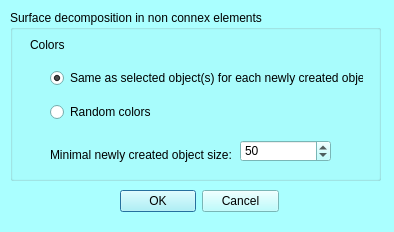
<?xml version="1.0" encoding="UTF-8"?>
<ui version="4.0">
 <class>mqDecomposeDialog</class>
 <widget class="QDialog" name="mqDecomposeDialog">
  <property name="geometry">
   <rect>
    <x>0</x>
    <y>0</y>
    <width>394</width>
    <height>232</height>
   </rect>
  </property>
  <property name="palette">
   <palette>
    <active>
     <colorrole role="WindowText">
      <brush brushstyle="SolidPattern">
       <color alpha="255">
        <red>0</red>
        <green>0</green>
        <blue>0</blue>
       </color>
      </brush>
     </colorrole>
     <colorrole role="Button">
      <brush brushstyle="SolidPattern">
       <color alpha="255">
        <red>170</red>
        <green>255</green>
        <blue>255</blue>
       </color>
      </brush>
     </colorrole>
     <colorrole role="Light">
      <brush brushstyle="SolidPattern">
       <color alpha="255">
        <red>255</red>
        <green>255</green>
        <blue>255</blue>
       </color>
      </brush>
     </colorrole>
     <colorrole role="Midlight">
      <brush brushstyle="SolidPattern">
       <color alpha="255">
        <red>212</red>
        <green>255</green>
        <blue>255</blue>
       </color>
      </brush>
     </colorrole>
     <colorrole role="Dark">
      <brush brushstyle="SolidPattern">
       <color alpha="255">
        <red>85</red>
        <green>127</green>
        <blue>127</blue>
       </color>
      </brush>
     </colorrole>
     <colorrole role="Mid">
      <brush brushstyle="SolidPattern">
       <color alpha="255">
        <red>113</red>
        <green>170</green>
        <blue>170</blue>
       </color>
      </brush>
     </colorrole>
     <colorrole role="Text">
      <brush brushstyle="SolidPattern">
       <color alpha="255">
        <red>0</red>
        <green>0</green>
        <blue>0</blue>
       </color>
      </brush>
     </colorrole>
     <colorrole role="BrightText">
      <brush brushstyle="SolidPattern">
       <color alpha="255">
        <red>255</red>
        <green>255</green>
        <blue>255</blue>
       </color>
      </brush>
     </colorrole>
     <colorrole role="ButtonText">
      <brush brushstyle="SolidPattern">
       <color alpha="255">
        <red>0</red>
        <green>0</green>
        <blue>0</blue>
       </color>
      </brush>
     </colorrole>
     <colorrole role="Base">
      <brush brushstyle="SolidPattern">
       <color alpha="255">
        <red>255</red>
        <green>255</green>
        <blue>255</blue>
       </color>
      </brush>
     </colorrole>
     <colorrole role="Window">
      <brush brushstyle="SolidPattern">
       <color alpha="255">
        <red>170</red>
        <green>255</green>
        <blue>255</blue>
       </color>
      </brush>
     </colorrole>
     <colorrole role="Shadow">
      <brush brushstyle="SolidPattern">
       <color alpha="255">
        <red>0</red>
        <green>0</green>
        <blue>0</blue>
       </color>
      </brush>
     </colorrole>
     <colorrole role="AlternateBase">
      <brush brushstyle="SolidPattern">
       <color alpha="255">
        <red>212</red>
        <green>255</green>
        <blue>255</blue>
       </color>
      </brush>
     </colorrole>
     <colorrole role="ToolTipBase">
      <brush brushstyle="SolidPattern">
       <color alpha="255">
        <red>255</red>
        <green>255</green>
        <blue>220</blue>
       </color>
      </brush>
     </colorrole>
     <colorrole role="ToolTipText">
      <brush brushstyle="SolidPattern">
       <color alpha="255">
        <red>0</red>
        <green>0</green>
        <blue>0</blue>
       </color>
      </brush>
     </colorrole>
    </active>
    <inactive>
     <colorrole role="WindowText">
      <brush brushstyle="SolidPattern">
       <color alpha="255">
        <red>0</red>
        <green>0</green>
        <blue>0</blue>
       </color>
      </brush>
     </colorrole>
     <colorrole role="Button">
      <brush brushstyle="SolidPattern">
       <color alpha="255">
        <red>170</red>
        <green>255</green>
        <blue>255</blue>
       </color>
      </brush>
     </colorrole>
     <colorrole role="Light">
      <brush brushstyle="SolidPattern">
       <color alpha="255">
        <red>255</red>
        <green>255</green>
        <blue>255</blue>
       </color>
      </brush>
     </colorrole>
     <colorrole role="Midlight">
      <brush brushstyle="SolidPattern">
       <color alpha="255">
        <red>212</red>
        <green>255</green>
        <blue>255</blue>
       </color>
      </brush>
     </colorrole>
     <colorrole role="Dark">
      <brush brushstyle="SolidPattern">
       <color alpha="255">
        <red>85</red>
        <green>127</green>
        <blue>127</blue>
       </color>
      </brush>
     </colorrole>
     <colorrole role="Mid">
      <brush brushstyle="SolidPattern">
       <color alpha="255">
        <red>113</red>
        <green>170</green>
        <blue>170</blue>
       </color>
      </brush>
     </colorrole>
     <colorrole role="Text">
      <brush brushstyle="SolidPattern">
       <color alpha="255">
        <red>0</red>
        <green>0</green>
        <blue>0</blue>
       </color>
      </brush>
     </colorrole>
     <colorrole role="BrightText">
      <brush brushstyle="SolidPattern">
       <color alpha="255">
        <red>255</red>
        <green>255</green>
        <blue>255</blue>
       </color>
      </brush>
     </colorrole>
     <colorrole role="ButtonText">
      <brush brushstyle="SolidPattern">
       <color alpha="255">
        <red>0</red>
        <green>0</green>
        <blue>0</blue>
       </color>
      </brush>
     </colorrole>
     <colorrole role="Base">
      <brush brushstyle="SolidPattern">
       <color alpha="255">
        <red>255</red>
        <green>255</green>
        <blue>255</blue>
       </color>
      </brush>
     </colorrole>
     <colorrole role="Window">
      <brush brushstyle="SolidPattern">
       <color alpha="255">
        <red>170</red>
        <green>255</green>
        <blue>255</blue>
       </color>
      </brush>
     </colorrole>
     <colorrole role="Shadow">
      <brush brushstyle="SolidPattern">
       <color alpha="255">
        <red>0</red>
        <green>0</green>
        <blue>0</blue>
       </color>
      </brush>
     </colorrole>
     <colorrole role="AlternateBase">
      <brush brushstyle="SolidPattern">
       <color alpha="255">
        <red>212</red>
        <green>255</green>
        <blue>255</blue>
       </color>
      </brush>
     </colorrole>
     <colorrole role="ToolTipBase">
      <brush brushstyle="SolidPattern">
       <color alpha="255">
        <red>255</red>
        <green>255</green>
        <blue>220</blue>
       </color>
      </brush>
     </colorrole>
     <colorrole role="ToolTipText">
      <brush brushstyle="SolidPattern">
       <color alpha="255">
        <red>0</red>
        <green>0</green>
        <blue>0</blue>
       </color>
      </brush>
     </colorrole>
    </inactive>
    <disabled>
     <colorrole role="WindowText">
      <brush brushstyle="SolidPattern">
       <color alpha="255">
        <red>85</red>
        <green>127</green>
        <blue>127</blue>
       </color>
      </brush>
     </colorrole>
     <colorrole role="Button">
      <brush brushstyle="SolidPattern">
       <color alpha="255">
        <red>170</red>
        <green>255</green>
        <blue>255</blue>
       </color>
      </brush>
     </colorrole>
     <colorrole role="Light">
      <brush brushstyle="SolidPattern">
       <color alpha="255">
        <red>255</red>
        <green>255</green>
        <blue>255</blue>
       </color>
      </brush>
     </colorrole>
     <colorrole role="Midlight">
      <brush brushstyle="SolidPattern">
       <color alpha="255">
        <red>212</red>
        <green>255</green>
        <blue>255</blue>
       </color>
      </brush>
     </colorrole>
     <colorrole role="Dark">
      <brush brushstyle="SolidPattern">
       <color alpha="255">
        <red>85</red>
        <green>127</green>
        <blue>127</blue>
       </color>
      </brush>
     </colorrole>
     <colorrole role="Mid">
      <brush brushstyle="SolidPattern">
       <color alpha="255">
        <red>113</red>
        <green>170</green>
        <blue>170</blue>
       </color>
      </brush>
     </colorrole>
     <colorrole role="Text">
      <brush brushstyle="SolidPattern">
       <color alpha="255">
        <red>85</red>
        <green>127</green>
        <blue>127</blue>
       </color>
      </brush>
     </colorrole>
     <colorrole role="BrightText">
      <brush brushstyle="SolidPattern">
       <color alpha="255">
        <red>255</red>
        <green>255</green>
        <blue>255</blue>
       </color>
      </brush>
     </colorrole>
     <colorrole role="ButtonText">
      <brush brushstyle="SolidPattern">
       <color alpha="255">
        <red>85</red>
        <green>127</green>
        <blue>127</blue>
       </color>
      </brush>
     </colorrole>
     <colorrole role="Base">
      <brush brushstyle="SolidPattern">
       <color alpha="255">
        <red>170</red>
        <green>255</green>
        <blue>255</blue>
       </color>
      </brush>
     </colorrole>
     <colorrole role="Window">
      <brush brushstyle="SolidPattern">
       <color alpha="255">
        <red>170</red>
        <green>255</green>
        <blue>255</blue>
       </color>
      </brush>
     </colorrole>
     <colorrole role="Shadow">
      <brush brushstyle="SolidPattern">
       <color alpha="255">
        <red>0</red>
        <green>0</green>
        <blue>0</blue>
       </color>
      </brush>
     </colorrole>
     <colorrole role="AlternateBase">
      <brush brushstyle="SolidPattern">
       <color alpha="255">
        <red>170</red>
        <green>255</green>
        <blue>255</blue>
       </color>
      </brush>
     </colorrole>
     <colorrole role="ToolTipBase">
      <brush brushstyle="SolidPattern">
       <color alpha="255">
        <red>255</red>
        <green>255</green>
        <blue>220</blue>
       </color>
      </brush>
     </colorrole>
     <colorrole role="ToolTipText">
      <brush brushstyle="SolidPattern">
       <color alpha="255">
        <red>0</red>
        <green>0</green>
        <blue>0</blue>
       </color>
      </brush>
     </colorrole>
    </disabled>
   </palette>
  </property>
  <property name="windowTitle">
   <string>Surface decomposition dialog</string>
  </property>
  <widget class="QWidget" name="layoutWidget">
   <property name="geometry">
    <rect>
     <x>120</x>
     <y>190</y>
     <width>161</width>
     <height>25</height>
    </rect>
   </property>
   <layout class="QHBoxLayout" name="horizontalLayout_2"/>
  </widget>
  <widget class="QGroupBox" name="groupBox">
   <property name="geometry">
    <rect>
     <x>10</x>
     <y>10</y>
     <width>371</width>
     <height>171</height>
    </rect>
   </property>
   <property name="title">
    <string>Surface decomposition in non connex elements</string>
   </property>
   <widget class="QLabel" name="label_6">
    <property name="geometry">
     <rect>
      <x>40</x>
      <y>130</y>
      <width>181</width>
      <height>31</height>
     </rect>
    </property>
    <property name="text">
     <string>&lt;html&gt;&lt;head/&gt;&lt;body&gt;&lt;p&gt;Minimal newly created object size:&lt;/p&gt;&lt;/body&gt;&lt;/html&gt;</string>
    </property>
   </widget>
   <widget class="QWidget" name="verticalLayoutWidget">
    <property name="geometry">
     <rect>
      <x>40</x>
      <y>50</y>
      <width>313</width>
      <height>71</height>
     </rect>
    </property>
    <layout class="QVBoxLayout" name="verticalLayout">
     <item>
      <widget class="QRadioButton" name="same">
       <property name="text">
        <string>Same as selected object(s) for each newly created object</string>
       </property>
       <property name="checked">
        <bool>true</bool>
       </property>
      </widget>
     </item>
     <item>
      <widget class="QRadioButton" name="random">
       <property name="text">
        <string>Random colors</string>
       </property>
      </widget>
     </item>
    </layout>
   </widget>
   <widget class="QLabel" name="label_7">
    <property name="geometry">
     <rect>
      <x>20</x>
      <y>20</y>
      <width>111</width>
      <height>31</height>
     </rect>
    </property>
    <property name="text">
     <string>&lt;html&gt;&lt;head/&gt;&lt;body&gt;&lt;p&gt;Colors&lt;/p&gt;&lt;/body&gt;&lt;/html&gt;</string>
    </property>
   </widget>
   <widget class="QSpinBox" name="minsize">
    <property name="geometry">
     <rect>
      <x>230</x>
      <y>130</y>
      <width>91</width>
      <height>22</height>
     </rect>
    </property>
    <property name="minimum">
     <number>1</number>
    </property>
    <property name="maximum">
     <number>10000000</number>
    </property>
    <property name="value">
     <number>50</number>
    </property>
   </widget>
  </widget>
  <widget class="QDialogButtonBox" name="buttonBox">
   <property name="geometry">
    <rect>
     <x>120</x>
     <y>190</y>
     <width>159</width>
     <height>23</height>
    </rect>
   </property>
   <property name="orientation">
    <enum>Qt::Horizontal</enum>
   </property>
   <property name="standardButtons">
    <set>QDialogButtonBox::Cancel|QDialogButtonBox::Ok</set>
   </property>
  </widget>
 </widget>
 <resources>
  <include location="../Icons/icons.qrc"/>
  <include location="../Icons/icons.qrc"/>
 </resources>
 <connections>
  <connection>
   <sender>buttonBox</sender>
   <signal>accepted()</signal>
   <receiver>mqDecomposeDialog</receiver>
   <slot>accept()</slot>
   <hints>
    <hint type="sourcelabel">
     <x>248</x>
     <y>254</y>
    </hint>
    <hint type="destinationlabel">
     <x>157</x>
     <y>274</y>
    </hint>
   </hints>
  </connection>
  <connection>
   <sender>buttonBox</sender>
   <signal>rejected()</signal>
   <receiver>mqDecomposeDialog</receiver>
   <slot>reject()</slot>
   <hints>
    <hint type="sourcelabel">
     <x>316</x>
     <y>260</y>
    </hint>
    <hint type="destinationlabel">
     <x>286</x>
     <y>274</y>
    </hint>
   </hints>
  </connection>
 </connections>
</ui>
